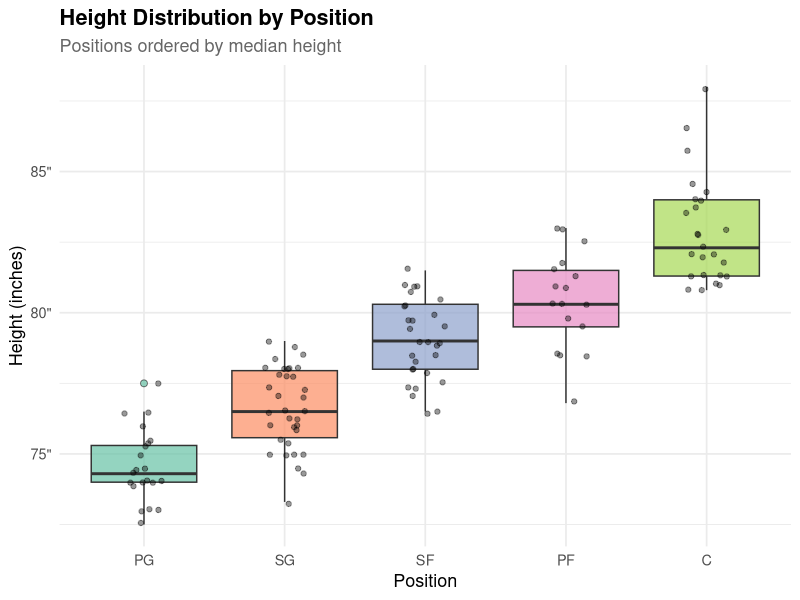
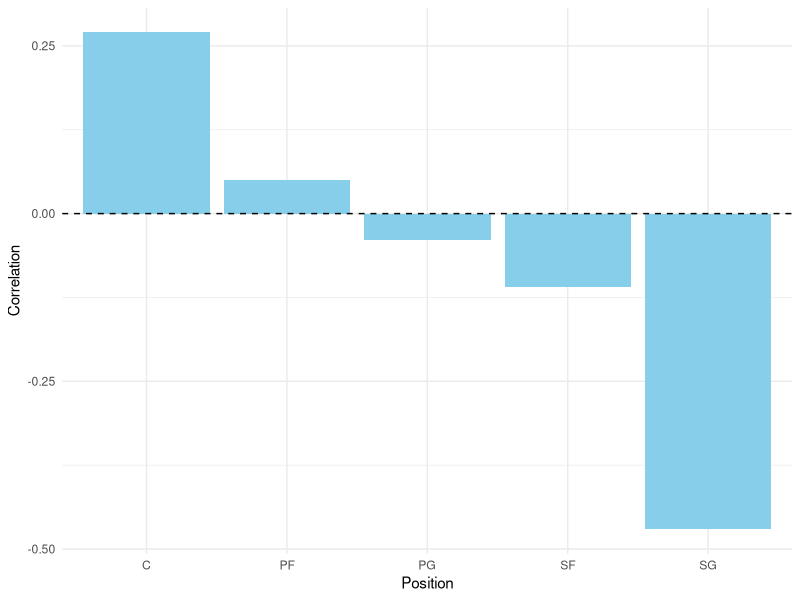
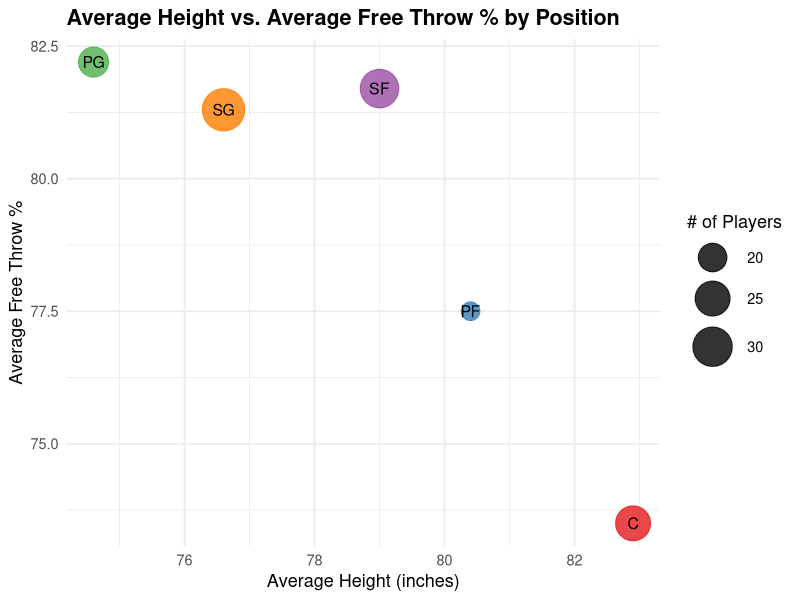

Source code (R) for these figures, in order:
## ---- chunk 1
#| echo: false
#| warning: false
#| message: false

# Tidyverse Style Guide

# Step 1: Load packages
library(ggplot2)
library(dplyr)
library(readr)
library(ggrepel)
library(knitr)
library(kableExtra)

# Step 2: Load and tidy the data
df <- read_csv("NBAPlayerStats.csv") |>
  rename(
    ft_pct = `FT%`,
    height = `Height (in)`
  ) |>
  mutate(
    ft_pct = as.numeric(gsub("%", "", ft_pct))
  )

# Step 3: Summarize average height and FT% per position
position_summary <- df |>
  group_by(Position) |>
  summarise(
    avg_height = mean(height, na.rm = TRUE),
    avg_ft_pct = mean(ft_pct, na.rm = TRUE),
    count      = n()
  )
## ---- chunk 2
#| fig-cap: "Height Distribution by Position for NBA Players with at Least 150 Free Throw Attempts (2025-2026 Season)"
#| fig-alt: "A box plot showing NBA player height distribution across five positions ordered by median height from shortest to tallest: PG, SG, SF, PF, and C. Each box uses a distinct Set2 palette color with semi-transparent jittered points overlaid. Point guards cluster tightly near 74 inches, shooting guards near 77, small forwards near 79, and power forwards near 80. Centers have the highest median near 83 inches and the widest spread, with outliers exceeding 87 inches. The staircase pattern across positions suggests height is strongly associated with positional assignment in the NBA."

# Plot for height distribution by position
df |>
  mutate(Position = reorder(Position, height)) |>
  ggplot(aes(x = Position, y = height, fill = Position)) +
  geom_boxplot(alpha = 0.7, outlier.shape = 21, outlier.size = 2) +
  geom_jitter(width = 0.15, alpha = 0.4, size = 1.5) +
  scale_fill_brewer(palette = "Set2") +
  scale_y_continuous(labels = function(x) paste0(x, '"')) +
  labs(
    title    = "Height Distribution by Position",
    subtitle = "Positions ordered by median height",
    x        = "Position",
    y        = "Height (inches)"
  ) +
  theme_minimal(base_size = 13) +
  theme(
    plot.title      = element_text(face = "bold"),
    plot.subtitle   = element_text(color = "grey40"),
    legend.position = "none"
  )
## ---- chunk 3
# Table for height summary by position
df |>
  group_by(Position) |>
  summarise(
    `Player Count`       = n(),
    `Avg Height (in)`    = round(mean(height, na.rm = TRUE), 1),
    `Median Height (in)` = round(median(height, na.rm = TRUE), 1),
    `Min Height (in)`    = round(min(height, na.rm = TRUE), 1),
    `Max Height (in)`    = round(max(height, na.rm = TRUE), 1)
  ) |>
  arrange(desc(`Avg Height (in)`)) |>
  kable(
    caption = "Height Summary by Position for Players Who Shot At Least 150 FT's (tallest to shortest)",
    align   = c("l", "c", "c", "c", "c", "c")
  ) |>
  kable_styling(
    bootstrap_options = c("striped", "hover", "condensed"),
    full_width        = FALSE
  )
## ---- chunk 4
library(tidyverse)
library(knitr)

nba_raw <- read_csv("NBAPlayerStats.csv")

nba_clean <- nba_raw |>
  rename(
    position = Position,
    ft_percent = `FT%`,
    height_in = `Height (in)`
  ) |>
  mutate(
    ft_percent = as.numeric(str_remove(ft_percent, "%")),
    height_in = as.numeric(height_in)
  )

position_corr <- nba_clean |>
  group_by(position) |>
  summarise(
    correlation = round(cor(height_in, ft_percent, use = "complete.obs"), 2),
    avg_ft = round(mean(ft_percent, na.rm = TRUE), 1),
    avg_height = round(mean(height_in, na.rm = TRUE), 1),
    n_players = n(),
    .groups = "drop"
  )
## ---- chunk 5
#| label: fig-connor
#| fig-cap: "Correlation between height and free throw percentage by position."
#| fig-alt: "Bar chart comparing the correlation between player height and free throw percentage across NBA positions (C, PF, PG, SF, SG). Most correlations are close to zero, indicating little relationship between height and free throw shooting within positions. Centers show a small positive correlation, while shooting guards show the strongest negative correlation."
#| fig-pos: "H"

ggplot(position_corr, aes(x = position, y = correlation)) +
  geom_col(fill = "skyblue") +
  geom_hline(yintercept = 0, linetype = "dashed") +
  labs(
    x = "Position",
    y = "Correlation"
  ) +
  theme_minimal()
## ---- chunk 6
#| label: tbl-connor
#| tbl-cap: "Correlation between height and free throw percentage by position."
#| tbl-pos: "H"

kable(
  position_corr,
  col.names = c("Position", "Correlation", "Avg FT%", "Avg Height", "Players")
)
## ---- chunk 7
#| echo: false

#Tidyverse style guide
library(readr)
library(dplyr)
library(ggplot2)
library(knitr)

# Tidy the data
nba <- read_csv("NBAPlayerStats.csv") |>
  rename(
    ft_pct   = `FT%`,
    height   = `Height (in)`,
    position = Position
  ) |>
  mutate(
    ft_pct = as.numeric(gsub("%", "", ft_pct)),
    height = as.numeric(height)
  )

# Summarize by position
pos_summary <- nba |>
  group_by(position) |>
  summarise(
    avg_height = round(mean(height, na.rm = TRUE), 1),
    avg_ft_pct = round(mean(ft_pct,  na.rm = TRUE), 1),
    n_players  = n(),
    .groups = "drop"
  )
## ---- chunk 8
#Plot-aidan — Average height vs. FT% by position
#| label: figure-aidan
#| fig-cap: "Average height vs. average FT% by position. Bubble size shows number of players in each group."
#| fig-alt: "Scatter plot of average height vs. free throw percentage by basketball position."
ggplot(pos_summary, aes(x = avg_height, y = avg_ft_pct,
                        size = n_players, color = position)) +
  geom_point(alpha = 0.8) +
  geom_text(aes(label = position), color = "black", size = 4, hjust = 0.5, vjust = 0.5)+  
  scale_size_continuous(range = c(6, 14), name = "# of Players") +
  scale_color_brewer(palette = "Set1", guide = "none") +
  labs(
    title = "Average Height vs. Average Free Throw % by Position",
    x = "Average Height (inches)",
    y = "Average Free Throw %"
  ) +
  theme_minimal(base_size = 13) +
  theme(
    plot.title    = element_text(face = "bold")
  )
## ---- chunk 9
# Table-aidan — Average height vs. FT% by position

#| label: tbl-aidan
#| fig-cap: "Provides the corresponding numerical values (Position, Avg Height, Avg FT%, # of Players)."
#| fig-alt: "Table showing average height, free throw percentage, and number of players for basketball positions."

pos_summary |>
  arrange(desc(avg_ft_pct)) |>
  kable(
    caption = "Average Height and Free Throw Percentage by Position",
    col.names = c("Position", "Avg Height (in)", "Avg Free Throw %", "# Players"),
    align = c("l", "c", "c", "c")
  )
